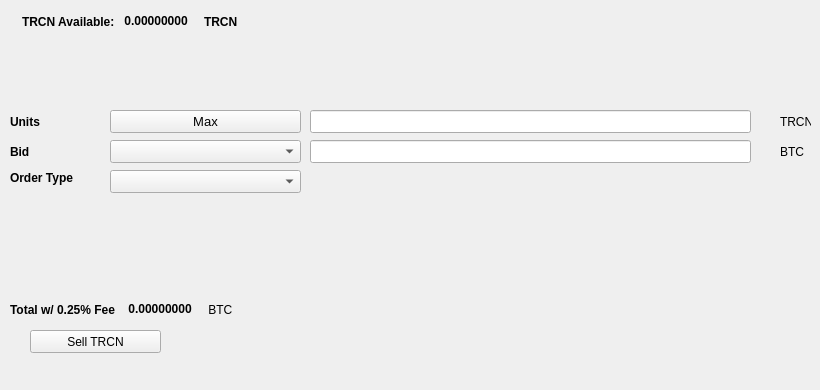
   <widget class="QWidget" name="SellTab">
    <attribute name="title">
     <string>Sell</string>
    </attribute>
    <widget class="QLabel" name="label_16">
     <property name="geometry">
      <rect>
       <x>780</x>
       <y>140</y>
       <width>31</width>
       <height>23</height>
      </rect>
     </property>
     <property name="text">
      <string>BTC</string>
     </property>
    </widget>
    <widget class="QComboBox" name="SellBidcomboBox">
     <property name="geometry">
      <rect>
       <x>110</x>
       <y>140</y>
       <width>191</width>
       <height>23</height>
      </rect>
     </property>
     <property name="font">
      <font>
       <pointsize>10</pointsize>
      </font>
     </property>
    </widget>
    <widget class="QLabel" name="label_18">
     <property name="geometry">
      <rect>
       <x>10</x>
       <y>110</y>
       <width>46</width>
       <height>23</height>
      </rect>
     </property>
     <property name="font">
      <font>
       <weight>75</weight>
       <bold>true</bold>
      </font>
     </property>
     <property name="text">
      <string>Units</string>
     </property>
    </widget>
    <widget class="QPushButton" name="Sell_Max_Amount">
     <property name="geometry">
      <rect>
       <x>110</x>
       <y>110</y>
       <width>191</width>
       <height>23</height>
      </rect>
     </property>
     <property name="font">
      <font>
       <pointsize>10</pointsize>
      </font>
     </property>
     <property name="text">
      <string>Max</string>
     </property>
    </widget>
    <widget class="QLabel" name="label_20">
     <property name="geometry">
      <rect>
       <x>10</x>
       <y>170</y>
       <width>91</width>
       <height>16</height>
      </rect>
     </property>
     <property name="font">
      <font>
       <weight>75</weight>
       <bold>true</bold>
      </font>
     </property>
     <property name="text">
      <string>Order Type</string>
     </property>
    </widget>
    <widget class="QComboBox" name="SellOrdertypeCombo">
     <property name="geometry">
      <rect>
       <x>110</x>
       <y>170</y>
       <width>191</width>
       <height>23</height>
      </rect>
     </property>
     <property name="font">
      <font>
       <pointsize>10</pointsize>
      </font>
     </property>
    </widget>
    <widget class="QLabel" name="label_21">
     <property name="geometry">
      <rect>
       <x>10</x>
       <y>140</y>
       <width>46</width>
       <height>23</height>
      </rect>
     </property>
     <property name="font">
      <font>
       <weight>75</weight>
       <bold>true</bold>
      </font>
     </property>
     <property name="text">
      <string>Bid</string>
     </property>
    </widget>
    <widget class="QLabel" name="label_22">
     <property name="geometry">
      <rect>
       <x>780</x>
       <y>110</y>
       <width>31</width>
       <height>23</height>
      </rect>
     </property>
     <property name="text">
      <string>TRCN</string>
     </property>
    </widget>
    <widget class="QLineEdit" name="UnitsInputTRCN">
     <property name="geometry">
      <rect>
       <x>310</x>
       <y>110</y>
       <width>441</width>
       <height>23</height>
      </rect>
     </property>
     <property name="font">
      <font>
       <pointsize>9</pointsize>
       <weight>75</weight>
       <bold>true</bold>
      </font>
     </property>
    </widget>
    <widget class="QLineEdit" name="SellBidPriceEdit">
     <property name="geometry">
      <rect>
       <x>310</x>
       <y>140</y>
       <width>441</width>
       <height>23</height>
      </rect>
     </property>
     <property name="font">
      <font>
       <pointsize>9</pointsize>
       <weight>75</weight>
       <bold>true</bold>
      </font>
     </property>
    </widget>
    <widget class="QPushButton" name="SellTRCNBTN">
     <property name="geometry">
      <rect>
       <x>30</x>
       <y>330</y>
       <width>131</width>
       <height>23</height>
      </rect>
     </property>
     <property name="text">
      <string>Sell TRCN</string>
     </property>
     <property name="icon">
      <iconset resource="../tourcoin">
       <normaloff>:/icons/bitcoin</normaloff>:/icons/bitcoin</iconset>
     </property>
    </widget>
    <widget class="QWidget" name="layoutWidget3">
     <property name="geometry">
      <rect>
       <x>22</x>
       <y>12</y>
       <width>258</width>
       <height>19</height>
      </rect>
     </property>
     <layout class="QHBoxLayout" name="horizontalLayout">
      <item>
       <widget class="QLabel" name="label232_2">
        <property name="font">
         <font>
          <weight>75</weight>
          <bold>true</bold>
         </font>
        </property>
        <property name="text">
         <string>TRCN Available:</string>
        </property>
       </widget>
      </item>
      <item>
       <widget class="QLabel" name="TRCNAvailableLabel">
        <property name="palette">
         <palette>
          <active>
           <colorrole role="WindowText">
            <brush brushstyle="SolidPattern">
             <color alpha="255">
              <red>0</red>
              <green>0</green>
              <blue>0</blue>
             </color>
            </brush>
           </colorrole>
           <colorrole role="Button">
            <brush brushstyle="SolidPattern">
             <color alpha="255">
              <red>0</red>
              <green>170</green>
              <blue>0</blue>
             </color>
            </brush>
           </colorrole>
           <colorrole role="Light">
            <brush brushstyle="SolidPattern">
             <color alpha="255">
              <red>0</red>
              <green>255</green>
              <blue>0</blue>
             </color>
            </brush>
           </colorrole>
           <colorrole role="Midlight">
            <brush brushstyle="SolidPattern">
             <color alpha="255">
              <red>0</red>
              <green>212</green>
              <blue>0</blue>
             </color>
            </brush>
           </colorrole>
           <colorrole role="Dark">
            <brush brushstyle="SolidPattern">
             <color alpha="255">
              <red>0</red>
              <green>85</green>
              <blue>0</blue>
             </color>
            </brush>
           </colorrole>
           <colorrole role="Mid">
            <brush brushstyle="SolidPattern">
             <color alpha="255">
              <red>0</red>
              <green>113</green>
              <blue>0</blue>
             </color>
            </brush>
           </colorrole>
           <colorrole role="Text">
            <brush brushstyle="SolidPattern">
             <color alpha="255">
              <red>0</red>
              <green>170</green>
              <blue>0</blue>
             </color>
            </brush>
           </colorrole>
           <colorrole role="BrightText">
            <brush brushstyle="SolidPattern">
             <color alpha="255">
              <red>255</red>
              <green>255</green>
              <blue>255</blue>
             </color>
            </brush>
           </colorrole>
           <colorrole role="ButtonText">
            <brush brushstyle="SolidPattern">
             <color alpha="255">
              <red>0</red>
              <green>0</green>
              <blue>0</blue>
             </color>
            </brush>
           </colorrole>
           <colorrole role="Base">
            <brush brushstyle="SolidPattern">
             <color alpha="255">
              <red>255</red>
              <green>255</green>
              <blue>255</blue>
             </color>
            </brush>
           </colorrole>
           <colorrole role="Window">
            <brush brushstyle="SolidPattern">
             <color alpha="255">
              <red>0</red>
              <green>170</green>
              <blue>0</blue>
             </color>
            </brush>
           </colorrole>
           <colorrole role="Shadow">
            <brush brushstyle="SolidPattern">
             <color alpha="255">
              <red>0</red>
              <green>0</green>
              <blue>0</blue>
             </color>
            </brush>
           </colorrole>
           <colorrole role="AlternateBase">
            <brush brushstyle="SolidPattern">
             <color alpha="255">
              <red>127</red>
              <green>212</green>
              <blue>127</blue>
             </color>
            </brush>
           </colorrole>
           <colorrole role="ToolTipBase">
            <brush brushstyle="SolidPattern">
             <color alpha="255">
              <red>255</red>
              <green>255</green>
              <blue>220</blue>
             </color>
            </brush>
           </colorrole>
           <colorrole role="ToolTipText">
            <brush brushstyle="SolidPattern">
             <color alpha="255">
              <red>0</red>
              <green>0</green>
              <blue>0</blue>
             </color>
            </brush>
           </colorrole>
          </active>
          <inactive>
           <colorrole role="WindowText">
            <brush brushstyle="SolidPattern">
             <color alpha="255">
              <red>0</red>
              <green>0</green>
              <blue>0</blue>
             </color>
            </brush>
           </colorrole>
           <colorrole role="Button">
            <brush brushstyle="SolidPattern">
             <color alpha="255">
              <red>0</red>
              <green>170</green>
              <blue>0</blue>
             </color>
            </brush>
           </colorrole>
           <colorrole role="Light">
            <brush brushstyle="SolidPattern">
             <color alpha="255">
              <red>0</red>
              <green>255</green>
              <blue>0</blue>
             </color>
            </brush>
           </colorrole>
           <colorrole role="Midlight">
            <brush brushstyle="SolidPattern">
             <color alpha="255">
              <red>0</red>
              <green>212</green>
              <blue>0</blue>
             </color>
            </brush>
           </colorrole>
           <colorrole role="Dark">
            <brush brushstyle="SolidPattern">
             <color alpha="255">
              <red>0</red>
              <green>85</green>
              <blue>0</blue>
             </color>
            </brush>
           </colorrole>
           <colorrole role="Mid">
            <brush brushstyle="SolidPattern">
             <color alpha="255">
              <red>0</red>
              <green>113</green>
              <blue>0</blue>
             </color>
            </brush>
           </colorrole>
           <colorrole role="Text">
            <brush brushstyle="SolidPattern">
             <color alpha="255">
              <red>0</red>
              <green>170</green>
              <blue>0</blue>
             </color>
            </brush>
           </colorrole>
           <colorrole role="BrightText">
            <brush brushstyle="SolidPattern">
             <color alpha="255">
              <red>255</red>
              <green>255</green>
              <blue>255</blue>
             </color>
            </brush>
           </colorrole>
           <colorrole role="ButtonText">
            <brush brushstyle="SolidPattern">
             <color alpha="255">
              <red>0</red>
              <green>0</green>
              <blue>0</blue>
             </color>
            </brush>
           </colorrole>
           <colorrole role="Base">
            <brush brushstyle="SolidPattern">
             <color alpha="255">
              <red>255</red>
              <green>255</green>
              <blue>255</blue>
             </color>
            </brush>
           </colorrole>
           <colorrole role="Window">
            <brush brushstyle="SolidPattern">
             <color alpha="255">
              <red>0</red>
              <green>170</green>
              <blue>0</blue>
             </color>
            </brush>
           </colorrole>
           <colorrole role="Shadow">
            <brush brushstyle="SolidPattern">
             <color alpha="255">
              <red>0</red>
              <green>0</green>
              <blue>0</blue>
             </color>
            </brush>
           </colorrole>
           <colorrole role="AlternateBase">
            <brush brushstyle="SolidPattern">
             <color alpha="255">
              <red>127</red>
              <green>212</green>
              <blue>127</blue>
             </color>
            </brush>
           </colorrole>
           <colorrole role="ToolTipBase">
            <brush brushstyle="SolidPattern">
             <color alpha="255">
              <red>255</red>
              <green>255</green>
              <blue>220</blue>
             </color>
            </brush>
           </colorrole>
           <colorrole role="ToolTipText">
            <brush brushstyle="SolidPattern">
             <color alpha="255">
              <red>0</red>
              <green>0</green>
              <blue>0</blue>
             </color>
            </brush>
           </colorrole>
          </inactive>
          <disabled>
           <colorrole role="WindowText">
            <brush brushstyle="SolidPattern">
             <color alpha="255">
              <red>0</red>
              <green>85</green>
              <blue>0</blue>
             </color>
            </brush>
           </colorrole>
           <colorrole role="Button">
            <brush brushstyle="SolidPattern">
             <color alpha="255">
              <red>0</red>
              <green>170</green>
              <blue>0</blue>
             </color>
            </brush>
           </colorrole>
           <colorrole role="Light">
            <brush brushstyle="SolidPattern">
             <color alpha="255">
              <red>0</red>
              <green>255</green>
              <blue>0</blue>
             </color>
            </brush>
           </colorrole>
           <colorrole role="Midlight">
            <brush brushstyle="SolidPattern">
             <color alpha="255">
              <red>0</red>
              <green>212</green>
              <blue>0</blue>
             </color>
            </brush>
           </colorrole>
           <colorrole role="Dark">
            <brush brushstyle="SolidPattern">
             <color alpha="255">
              <red>0</red>
              <green>85</green>
              <blue>0</blue>
             </color>
            </brush>
           </colorrole>
           <colorrole role="Mid">
            <brush brushstyle="SolidPattern">
             <color alpha="255">
              <red>0</red>
              <green>113</green>
              <blue>0</blue>
             </color>
            </brush>
           </colorrole>
           <colorrole role="Text">
            <brush brushstyle="SolidPattern">
             <color alpha="255">
              <red>0</red>
              <green>85</green>
              <blue>0</blue>
             </color>
            </brush>
           </colorrole>
           <colorrole role="BrightText">
            <brush brushstyle="SolidPattern">
             <color alpha="255">
              <red>255</red>
              <green>255</green>
              <blue>255</blue>
             </color>
            </brush>
           </colorrole>
           <colorrole role="ButtonText">
            <brush brushstyle="SolidPattern">
             <color alpha="255">
              <red>0</red>
              <green>85</green>
              <blue>0</blue>
             </color>
            </brush>
           </colorrole>
           <colorrole role="Base">
            <brush brushstyle="SolidPattern">
             <color alpha="255">
              <red>0</red>
              <green>170</green>
              <blue>0</blue>
             </color>
            </brush>
           </colorrole>
           <colorrole role="Window">
            <brush brushstyle="SolidPattern">
             <color alpha="255">
              <red>0</red>
              <green>170</green>
              <blue>0</blue>
             </color>
            </brush>
           </colorrole>
           <colorrole role="Shadow">
            <brush brushstyle="SolidPattern">
             <color alpha="255">
              <red>0</red>
              <green>0</green>
              <blue>0</blue>
             </color>
            </brush>
           </colorrole>
           <colorrole role="AlternateBase">
            <brush brushstyle="SolidPattern">
             <color alpha="255">
              <red>0</red>
              <green>170</green>
              <blue>0</blue>
             </color>
            </brush>
           </colorrole>
           <colorrole role="ToolTipBase">
            <brush brushstyle="SolidPattern">
             <color alpha="255">
              <red>255</red>
              <green>255</green>
              <blue>220</blue>
             </color>
            </brush>
           </colorrole>
           <colorrole role="ToolTipText">
            <brush brushstyle="SolidPattern">
             <color alpha="255">
              <red>0</red>
              <green>0</green>
              <blue>0</blue>
             </color>
            </brush>
           </colorrole>
          </disabled>
         </palette>
        </property>
        <property name="font">
         <font>
          <weight>75</weight>
          <bold>true</bold>
         </font>
        </property>
        <property name="text">
         <string> 0.00000000 </string>
        </property>
        <property name="textInteractionFlags">
         <set>Qt::LinksAccessibleByMouse|Qt::TextSelectableByKeyboard|Qt::TextSelectableByMouse</set>
        </property>
       </widget>
      </item>
      <item>
       <widget class="QLabel" name="labelTRCN">
        <property name="font">
         <font>
          <weight>75</weight>
          <bold>true</bold>
         </font>
        </property>
        <property name="text">
         <string>TRCN</string>
        </property>
       </widget>
      </item>
     </layout>
    </widget>
    <widget class="QWidget" name="layoutWidget">
     <property name="geometry">
      <rect>
       <x>10</x>
       <y>300</y>
       <width>268</width>
       <height>19</height>
      </rect>
     </property>
     <layout class="QHBoxLayout" name="horizontalLayout_2">
      <item>
       <widget class="QLabel" name="label_19">
        <property name="font">
         <font>
          <weight>75</weight>
          <bold>true</bold>
         </font>
        </property>
        <property name="text">
         <string>Total w/ 0.25% Fee </string>
        </property>
       </widget>
      </item>
      <item>
       <widget class="QLabel" name="SellCostLabel">
        <property name="palette">
         <palette>
          <active>
           <colorrole role="WindowText">
            <brush brushstyle="SolidPattern">
             <color alpha="255">
              <red>0</red>
              <green>0</green>
              <blue>0</blue>
             </color>
            </brush>
           </colorrole>
           <colorrole role="Button">
            <brush brushstyle="SolidPattern">
             <color alpha="255">
              <red>0</red>
              <green>170</green>
              <blue>0</blue>
             </color>
            </brush>
           </colorrole>
           <colorrole role="Light">
            <brush brushstyle="SolidPattern">
             <color alpha="255">
              <red>0</red>
              <green>255</green>
              <blue>0</blue>
             </color>
            </brush>
           </colorrole>
           <colorrole role="Midlight">
            <brush brushstyle="SolidPattern">
             <color alpha="255">
              <red>0</red>
              <green>212</green>
              <blue>0</blue>
             </color>
            </brush>
           </colorrole>
           <colorrole role="Dark">
            <brush brushstyle="SolidPattern">
             <color alpha="255">
              <red>0</red>
              <green>85</green>
              <blue>0</blue>
             </color>
            </brush>
           </colorrole>
           <colorrole role="Mid">
            <brush brushstyle="SolidPattern">
             <color alpha="255">
              <red>0</red>
              <green>113</green>
              <blue>0</blue>
             </color>
            </brush>
           </colorrole>
           <colorrole role="Text">
            <brush brushstyle="SolidPattern">
             <color alpha="255">
              <red>0</red>
              <green>170</green>
              <blue>0</blue>
             </color>
            </brush>
           </colorrole>
           <colorrole role="BrightText">
            <brush brushstyle="SolidPattern">
             <color alpha="255">
              <red>255</red>
              <green>255</green>
              <blue>255</blue>
             </color>
            </brush>
           </colorrole>
           <colorrole role="ButtonText">
            <brush brushstyle="SolidPattern">
             <color alpha="255">
              <red>0</red>
              <green>0</green>
              <blue>0</blue>
             </color>
            </brush>
           </colorrole>
           <colorrole role="Base">
            <brush brushstyle="SolidPattern">
             <color alpha="255">
              <red>255</red>
              <green>255</green>
              <blue>255</blue>
             </color>
            </brush>
           </colorrole>
           <colorrole role="Window">
            <brush brushstyle="SolidPattern">
             <color alpha="255">
              <red>0</red>
              <green>170</green>
              <blue>0</blue>
             </color>
            </brush>
           </colorrole>
           <colorrole role="Shadow">
            <brush brushstyle="SolidPattern">
             <color alpha="255">
              <red>0</red>
              <green>0</green>
              <blue>0</blue>
             </color>
            </brush>
           </colorrole>
           <colorrole role="AlternateBase">
            <brush brushstyle="SolidPattern">
             <color alpha="255">
              <red>127</red>
              <green>212</green>
              <blue>127</blue>
             </color>
            </brush>
           </colorrole>
           <colorrole role="ToolTipBase">
            <brush brushstyle="SolidPattern">
             <color alpha="255">
              <red>255</red>
              <green>255</green>
              <blue>220</blue>
             </color>
            </brush>
           </colorrole>
           <colorrole role="ToolTipText">
            <brush brushstyle="SolidPattern">
             <color alpha="255">
              <red>0</red>
              <green>0</green>
              <blue>0</blue>
             </color>
            </brush>
           </colorrole>
          </active>
          <inactive>
           <colorrole role="WindowText">
            <brush brushstyle="SolidPattern">
             <color alpha="255">
              <red>0</red>
              <green>0</green>
              <blue>0</blue>
             </color>
            </brush>
           </colorrole>
           <colorrole role="Button">
            <brush brushstyle="SolidPattern">
             <color alpha="255">
              <red>0</red>
              <green>170</green>
              <blue>0</blue>
             </color>
            </brush>
           </colorrole>
           <colorrole role="Light">
            <brush brushstyle="SolidPattern">
             <color alpha="255">
              <red>0</red>
              <green>255</green>
              <blue>0</blue>
             </color>
            </brush>
           </colorrole>
           <colorrole role="Midlight">
            <brush brushstyle="SolidPattern">
             <color alpha="255">
              <red>0</red>
              <green>212</green>
              <blue>0</blue>
             </color>
            </brush>
           </colorrole>
           <colorrole role="Dark">
            <brush brushstyle="SolidPattern">
             <color alpha="255">
              <red>0</red>
              <green>85</green>
              <blue>0</blue>
             </color>
            </brush>
           </colorrole>
           <colorrole role="Mid">
            <brush brushstyle="SolidPattern">
             <color alpha="255">
              <red>0</red>
              <green>113</green>
              <blue>0</blue>
             </color>
            </brush>
           </colorrole>
           <colorrole role="Text">
            <brush brushstyle="SolidPattern">
             <color alpha="255">
              <red>0</red>
              <green>170</green>
              <blue>0</blue>
             </color>
            </brush>
           </colorrole>
           <colorrole role="BrightText">
            <brush brushstyle="SolidPattern">
             <color alpha="255">
              <red>255</red>
              <green>255</green>
              <blue>255</blue>
             </color>
            </brush>
           </colorrole>
           <colorrole role="ButtonText">
            <brush brushstyle="SolidPattern">
             <color alpha="255">
              <red>0</red>
              <green>0</green>
              <blue>0</blue>
             </color>
            </brush>
           </colorrole>
           <colorrole role="Base">
            <brush brushstyle="SolidPattern">
             <color alpha="255">
              <red>255</red>
              <green>255</green>
              <blue>255</blue>
             </color>
            </brush>
           </colorrole>
           <colorrole role="Window">
            <brush brushstyle="SolidPattern">
             <color alpha="255">
              <red>0</red>
              <green>170</green>
              <blue>0</blue>
             </color>
            </brush>
           </colorrole>
           <colorrole role="Shadow">
            <brush brushstyle="SolidPattern">
             <color alpha="255">
              <red>0</red>
              <green>0</green>
              <blue>0</blue>
             </color>
            </brush>
           </colorrole>
           <colorrole role="AlternateBase">
            <brush brushstyle="SolidPattern">
             <color alpha="255">
              <red>127</red>
              <green>212</green>
              <blue>127</blue>
             </color>
            </brush>
           </colorrole>
           <colorrole role="ToolTipBase">
            <brush brushstyle="SolidPattern">
             <color alpha="255">
              <red>255</red>
              <green>255</green>
              <blue>220</blue>
             </color>
            </brush>
           </colorrole>
           <colorrole role="ToolTipText">
            <brush brushstyle="SolidPattern">
             <color alpha="255">
              <red>0</red>
              <green>0</green>
              <blue>0</blue>
             </color>
            </brush>
           </colorrole>
          </inactive>
          <disabled>
           <colorrole role="WindowText">
            <brush brushstyle="SolidPattern">
             <color alpha="255">
              <red>0</red>
              <green>85</green>
              <blue>0</blue>
             </color>
            </brush>
           </colorrole>
           <colorrole role="Button">
            <brush brushstyle="SolidPattern">
             <color alpha="255">
              <red>0</red>
              <green>170</green>
              <blue>0</blue>
             </color>
            </brush>
           </colorrole>
           <colorrole role="Light">
            <brush brushstyle="SolidPattern">
             <color alpha="255">
              <red>0</red>
              <green>255</green>
              <blue>0</blue>
             </color>
            </brush>
           </colorrole>
           <colorrole role="Midlight">
            <brush brushstyle="SolidPattern">
             <color alpha="255">
              <red>0</red>
              <green>212</green>
              <blue>0</blue>
             </color>
            </brush>
           </colorrole>
           <colorrole role="Dark">
            <brush brushstyle="SolidPattern">
             <color alpha="255">
              <red>0</red>
              <green>85</green>
              <blue>0</blue>
             </color>
            </brush>
           </colorrole>
           <colorrole role="Mid">
            <brush brushstyle="SolidPattern">
             <color alpha="255">
              <red>0</red>
              <green>113</green>
              <blue>0</blue>
             </color>
            </brush>
           </colorrole>
           <colorrole role="Text">
            <brush brushstyle="SolidPattern">
             <color alpha="255">
              <red>0</red>
              <green>85</green>
              <blue>0</blue>
             </color>
            </brush>
           </colorrole>
           <colorrole role="BrightText">
            <brush brushstyle="SolidPattern">
             <color alpha="255">
              <red>255</red>
              <green>255</green>
              <blue>255</blue>
             </color>
            </brush>
           </colorrole>
           <colorrole role="ButtonText">
            <brush brushstyle="SolidPattern">
             <color alpha="255">
              <red>0</red>
              <green>85</green>
              <blue>0</blue>
             </color>
            </brush>
           </colorrole>
           <colorrole role="Base">
            <brush brushstyle="SolidPattern">
             <color alpha="255">
              <red>0</red>
              <green>170</green>
              <blue>0</blue>
             </color>
            </brush>
           </colorrole>
           <colorrole role="Window">
            <brush brushstyle="SolidPattern">
             <color alpha="255">
              <red>0</red>
              <green>170</green>
              <blue>0</blue>
             </color>
            </brush>
           </colorrole>
           <colorrole role="Shadow">
            <brush brushstyle="SolidPattern">
             <color alpha="255">
              <red>0</red>
              <green>0</green>
              <blue>0</blue>
             </color>
            </brush>
           </colorrole>
           <colorrole role="AlternateBase">
            <brush brushstyle="SolidPattern">
             <color alpha="255">
              <red>0</red>
              <green>170</green>
              <blue>0</blue>
             </color>
            </brush>
           </colorrole>
           <colorrole role="ToolTipBase">
            <brush brushstyle="SolidPattern">
             <color alpha="255">
              <red>255</red>
              <green>255</green>
              <blue>220</blue>
             </color>
            </brush>
           </colorrole>
           <colorrole role="ToolTipText">
            <brush brushstyle="SolidPattern">
             <color alpha="255">
              <red>0</red>
              <green>0</green>
              <blue>0</blue>
             </color>
            </brush>
           </colorrole>
          </disabled>
         </palette>
        </property>
        <property name="font">
         <font>
          <weight>75</weight>
          <bold>true</bold>
         </font>
        </property>
        <property name="autoFillBackground">
         <bool>false</bool>
        </property>
        <property name="text">
         <string> 0.00000000</string>
        </property>
        <property name="textInteractionFlags">
         <set>Qt::LinksAccessibleByMouse|Qt::TextSelectableByMouse</set>
        </property>
       </widget>
      </item>
      <item>
       <widget class="QLabel" name="label_17">
        <property name="font">
         <font>
          <weight>50</weight>
          <bold>false</bold>
         </font>
        </property>
        <property name="text">
         <string> BTC</string>
        </property>
       </widget>
      </item>
     </layout>
    </widget>
    <widget class="QLabel" name="label_23">
     <property name="geometry">
      <rect>
       <x>460</x>
       <y>300</y>
       <width>281</width>
       <height>81</height>
      </rect>
     </property>
     <property name="text">
      <string/>
     </property>
     <property name="pixmap">
      <pixmap>:/images/bittrex</pixmap>
     </property>
    </widget>
   </widget>
